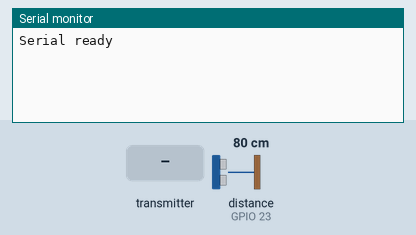
A sketch run on a simulated ESP32. On the bench: the last lines printed to the serial monitor. Inputs (shaded band) come from the test bench; at power-on: distance to the obstacle (sensor on GPIO 23) 80 cm. The echo pulse lasts 58.3 µs per cm.

Above: at 1.2 s.
1.3 s: the transmitter starts sending sentPulse = 1
At 1.61 s:
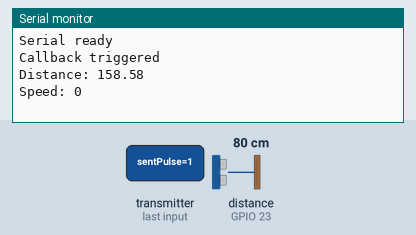
2.8 s: distance to the obstacle (sensor on GPIO 23) set to 2 cm
At 3.11 s:
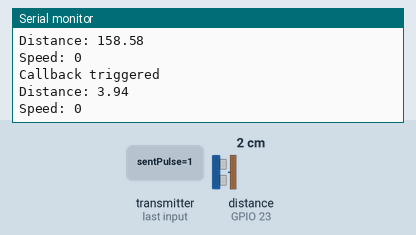
4.3 s: the transmitter starts sending speed = 1024
At 4.61 s:
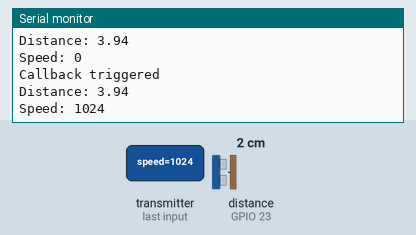
5.8 s: the transmitter starts sending speed = 2048
At 6.11 s:
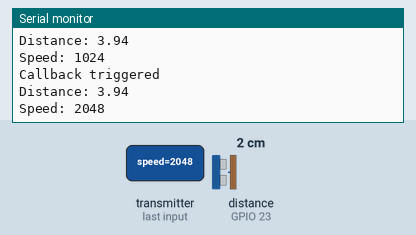
7.3 s: distance to the obstacle (sensor on GPIO 23) set to 4 cm
At 7.61 s:
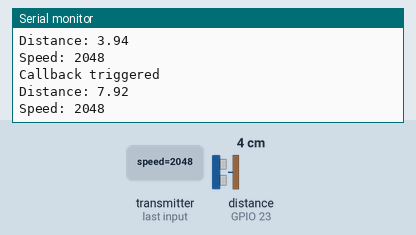
Timing chart, 0 to 9.8 s (numbered marks = the images above; inputs shaded):
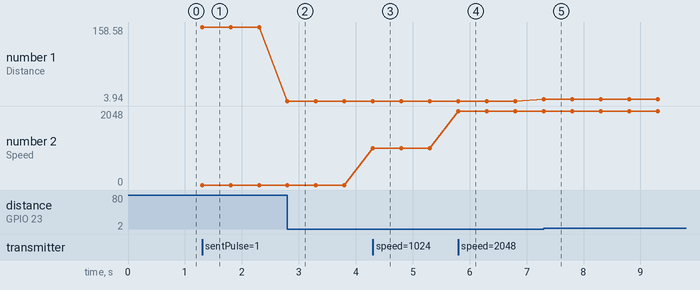

The sketch:

Wireless_receiver.ino
```cpp
#include <esp_now.h>
#include <WiFi.h>

//Structure example to receive data
//Must match the sender structure
typedef struct data_struct {
  int speed;
  bool sentPulse;
} data_struct;

typedef struct ultraPin {
  int trig;
  int echo;
} ultraPin;

ultraPin leftSensor = { .trig = 22, .echo = 23 };
//ultraPin rightSensor = {.trig = 18, .echo = 19};

//Create a struct_message called myData
data_struct Data;

unsigned long duration = 0;
float distance = 0;

bool printPrimed = false;

//callback function that will be executed when data is received
void OnDataRecv(const uint8_t *mac, const uint8_t *incomingData, int len) {
  memcpy(&Data, incomingData, sizeof(Data));

  if (Data.sentPulse) {

    //Clear trigger pin
    digitalWrite(leftSensor.trig, LOW);
    delayMicroseconds(2);
    // Sets the trigPin on HIGH state for 10 micro seconds
    digitalWrite(leftSensor.trig, HIGH);
    delayMicroseconds(10);
    digitalWrite(leftSensor.trig, LOW);

    duration = pulseIn(leftSensor.echo, HIGH);

    distance = duration * 0.034;


    printPrimed = true;

    Serial.println("Callback triggered");

  }
}

void setup() {
  //Initialize Serial Monitor
  Serial.begin(115200);

  pinMode(leftSensor.trig, OUTPUT);
  pinMode(leftSensor.echo, INPUT);

  while (!Serial) {}
  Serial.println("Serial ready");

  //Set device as a Wi-Fi Station
  WiFi.mode(WIFI_STA);

  //Init ESP-NOW
  if (esp_now_init() != ESP_OK) {
    Serial.println("Error initializing ESP-NOW");
    return;
  }

  // Once ESPNow is successfully Init, we will register for recv CB to
  // get recv packer info
  esp_now_register_recv_cb(OnDataRecv);
}

void loop() {
  if (printPrimed) {
    Serial.print("Distance: ");
    Serial.println(distance);

    Serial.print("Speed: ");
    Serial.println(Data.speed);
    Serial.println();

    printPrimed = false;
  }

}
```

Measured:
- after the input at 1.3 s, the serial monitor: prints a new line at once (image 1)
- after the input at 2.8 s, the serial monitor: prints a new line at once (image 2)
- after the input at 4.3 s, the serial monitor: prints a new line at once (image 3)
- after the input at 5.8 s, the serial monitor: prints a new line at once (image 4)
- after the input at 7.3 s, the serial monitor: prints a new line at once (image 5)
- plotted number 1: 158.58 → 3.94 after the input at 2.8 s, 3.94 → 7.92 after the input at 7.3 s
- plotted number 2: 0 → 1024 after the input at 4.3 s, 1024 → 2048 after the input at 5.8 s
